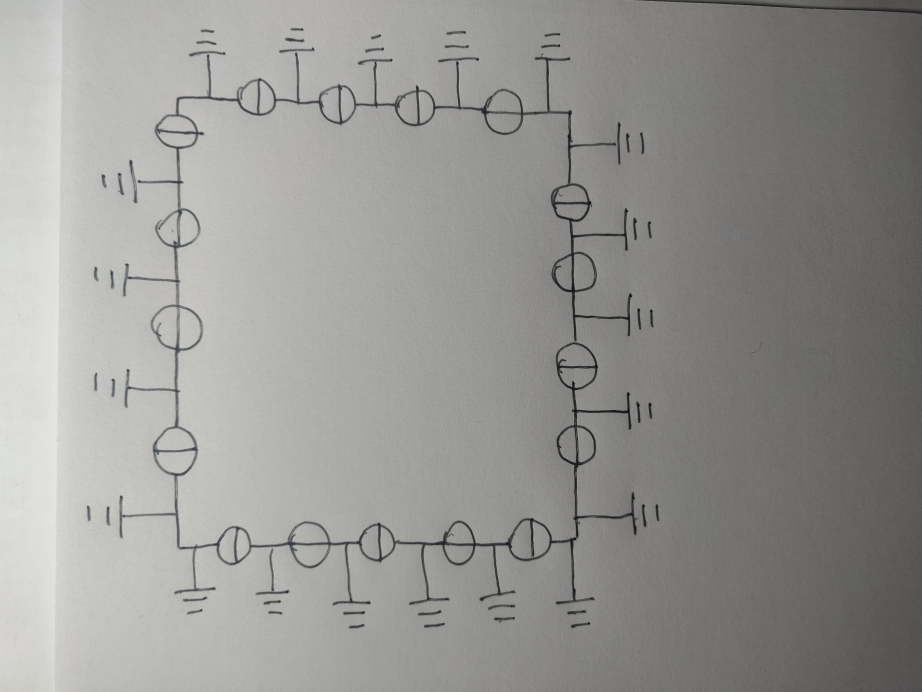
#> input picture data/valid/00_08.jpg, 4608 x 3456 px (shown at 1/5 size)
$ python augment.py 00_08.jpg
#> lines starting #> are read from the running program, lines starting #| are printed output that depends on the picture
#!/usr/bin/env python3
import sys
import os
import cv2 as cv

img_path = sys.argv[1]
orig = cv.imread(img_path)
#> orig is the input picture: shape (3456, 4608, 3); mean B, G, R 147.6, 150.5, 150.8

counter = 0


def make_name(name, rotation, flip):
    global counter

    name, ext = os.path.splitext(name)
    # return "{}_{:03d}_{}{}".format(
    #     name, rotation, "hflip" if flip else "nflip", ext
    # )

    nname = f"{name}_{counter:02d}{ext}"
    counter += 1
    return nname


img = orig.copy()
for rot in (90, 180, 270):
    img = cv.rotate(img, cv.ROTATE_90_CLOCKWISE)
    cv.imwrite(make_name(img_path, rot, flip=False), img)
#> this loop made 3 passes
#> pass 1, `img = cv.rotate(img, cv.ROTATE_90_CLOCKWISE)`:
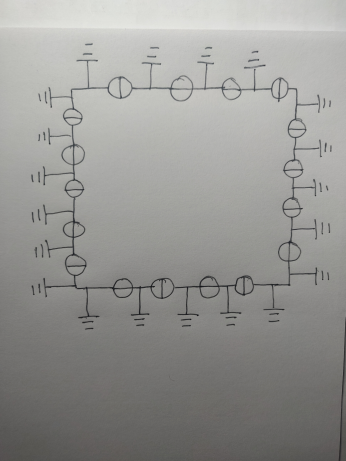
#> img: shape (4608, 3456, 3) (shown at 1/10 size); mean B, G, R 147.6, 150.5, 150.8
#> pass 2, `img = cv.rotate(img, cv.ROTATE_90_CLOCKWISE)`:
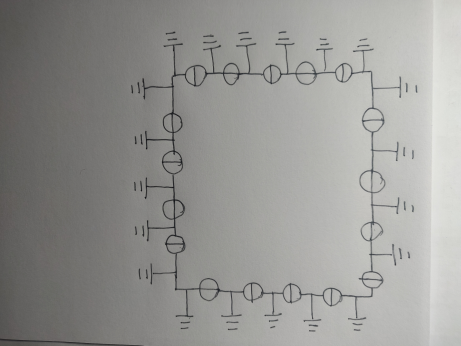
#> img: shape (3456, 4608, 3) (shown at 1/10 size); mean B, G, R 147.6, 150.5, 150.8
#> pass 3, `img = cv.rotate(img, cv.ROTATE_90_CLOCKWISE)`:
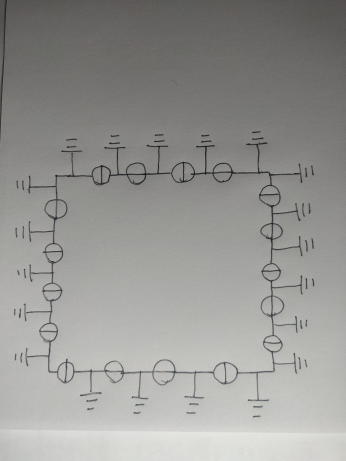
#> img: shape (4608, 3456, 3) (shown at 1/10 size); mean B, G, R 147.6, 150.5, 150.8


img = cv.flip(orig.copy(), +1)
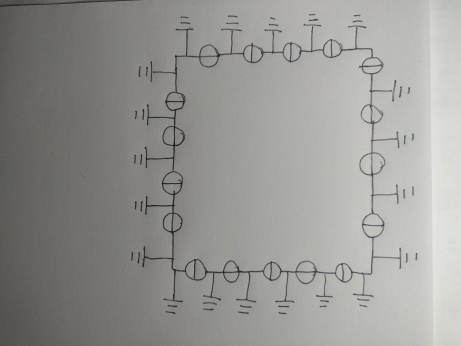
#> img: shape (3456, 4608, 3) (shown at 1/10 size); mean B, G, R 147.6, 150.5, 150.8
cv.imwrite(make_name(img_path, 0, flip=True), img)

for rot in (90, 180, 270):
    img = cv.rotate(img, cv.ROTATE_90_CLOCKWISE)
    cv.imwrite(make_name(img_path, rot, flip=True), img)
#> this loop made 3 passes
#> pass 1, `img = cv.rotate(img, cv.ROTATE_90_CLOCKWISE)`:
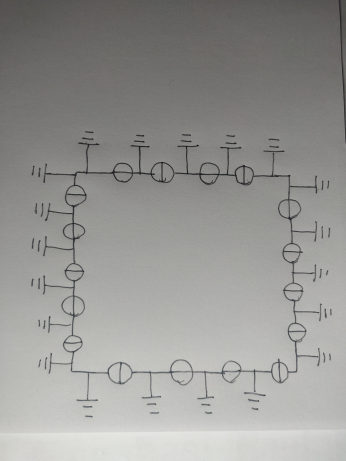
#> img: shape (4608, 3456, 3) (shown at 1/10 size); mean B, G, R 147.6, 150.5, 150.8
#> pass 2, `img = cv.rotate(img, cv.ROTATE_90_CLOCKWISE)`:
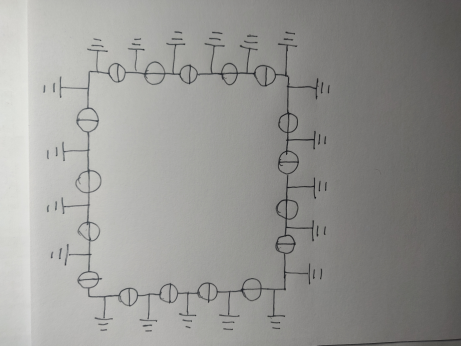
#> img: shape (3456, 4608, 3) (shown at 1/10 size); mean B, G, R 147.6, 150.5, 150.8
#> pass 3, `img = cv.rotate(img, cv.ROTATE_90_CLOCKWISE)`:
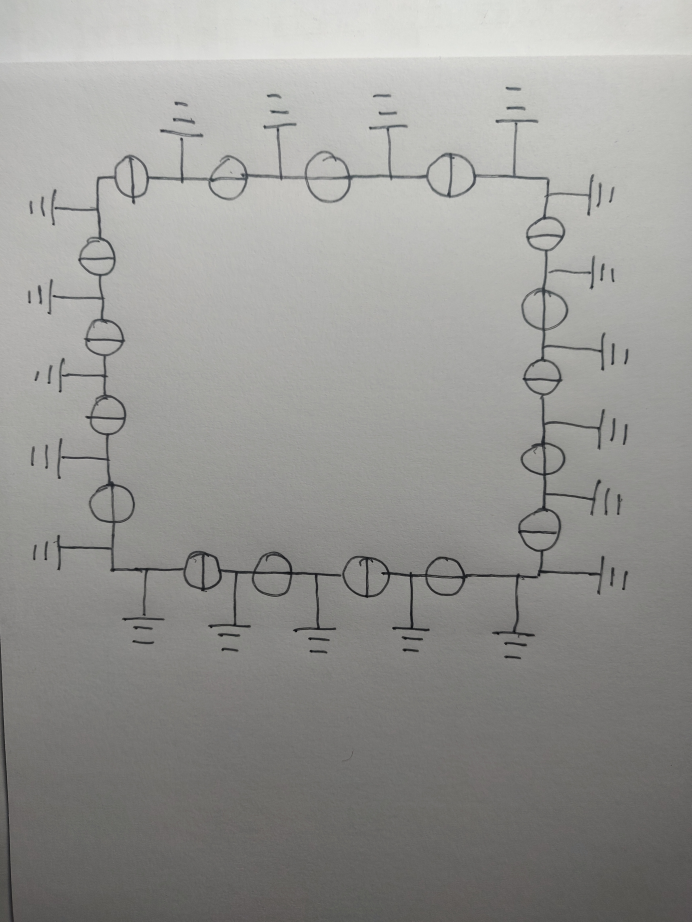
#> img: shape (4608, 3456, 3) (shown at 1/5 size); mean B, G, R 147.6, 150.5, 150.8

$ run again, on data/valid/00_19.jpg
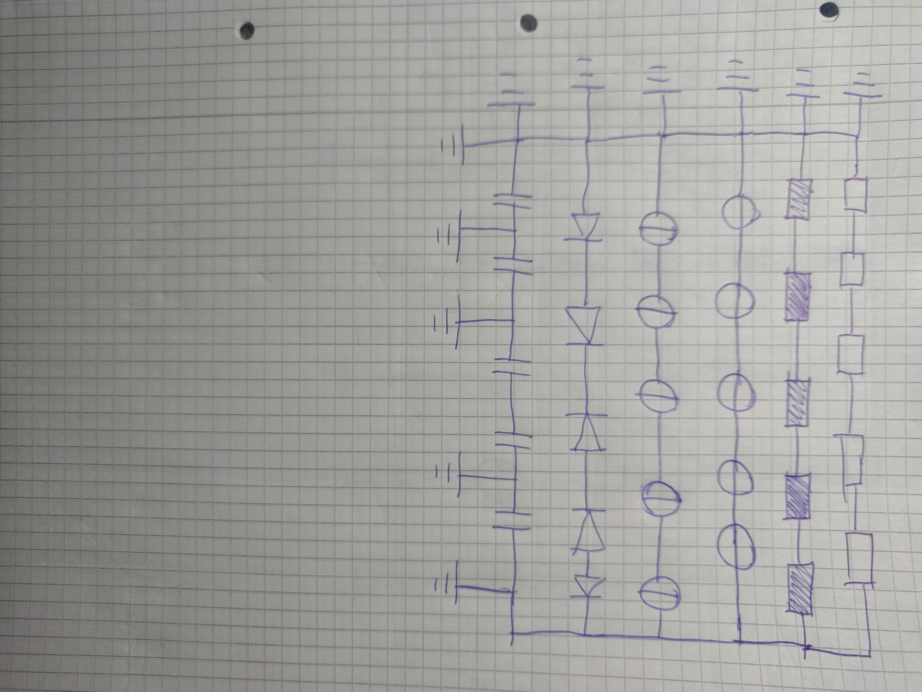
#> input picture data/valid/00_19.jpg, 4608 x 3456 px (shown at 1/5 size)
#> orig is the input picture: shape (3456, 4608, 3); mean B, G, R 156.6, 159.3, 159.6
#> the loop `for rot in (90, 180, 270):` made 3 passes
#> pass 1, `img = cv.rotate(img, cv.ROTATE_90_CLOCKWISE)`:
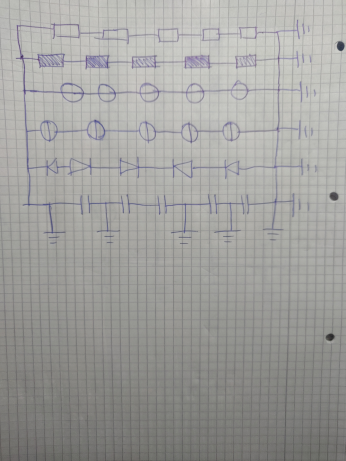
#> img: shape (4608, 3456, 3) (shown at 1/10 size); mean B, G, R 156.6, 159.3, 159.6
#> pass 3, `img = cv.rotate(img, cv.ROTATE_90_CLOCKWISE)`:
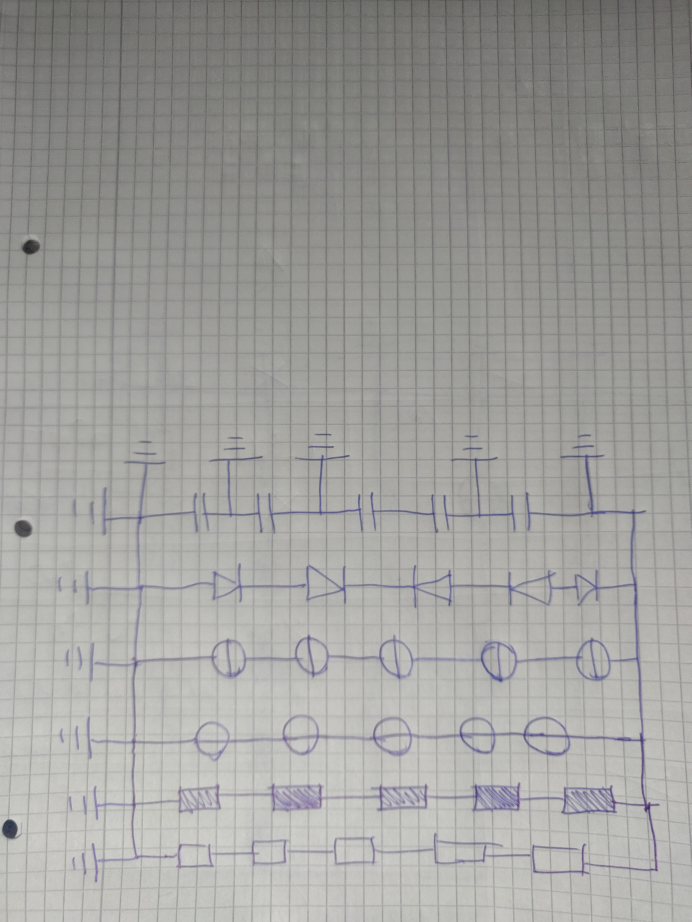
#> img: shape (4608, 3456, 3) (shown at 1/5 size); mean B, G, R 156.6, 159.3, 159.6

$ run again, on data/valid/05_01.jpg
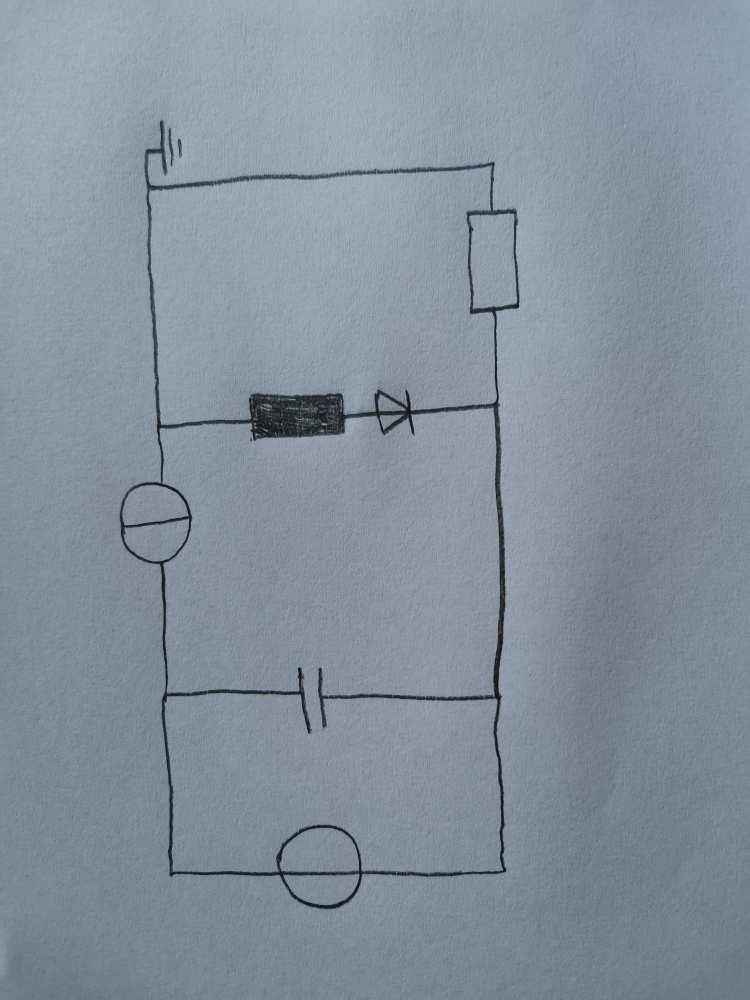
#> input picture data/valid/05_01.jpg, 3000 x 4000 px (shown at 1/4 size)
#> orig is the input picture: shape (4000, 3000, 3); mean B, G, R 157.9, 144.4, 131.9
#> the loop `for rot in (90, 180, 270):` made 3 passes
#> pass 1, `img = cv.rotate(img, cv.ROTATE_90_CLOCKWISE)`:
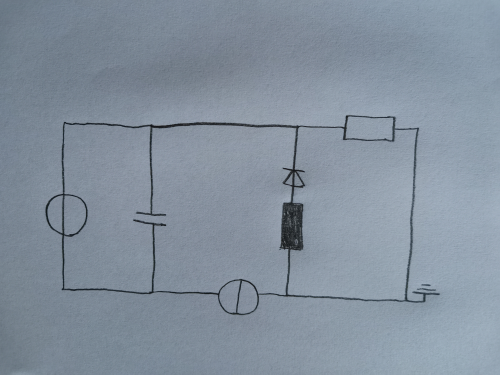
#> img: shape (3000, 4000, 3) (shown at 1/8 size); mean B, G, R 157.9, 144.4, 131.9
#> pass 3, `img = cv.rotate(img, cv.ROTATE_90_CLOCKWISE)`:
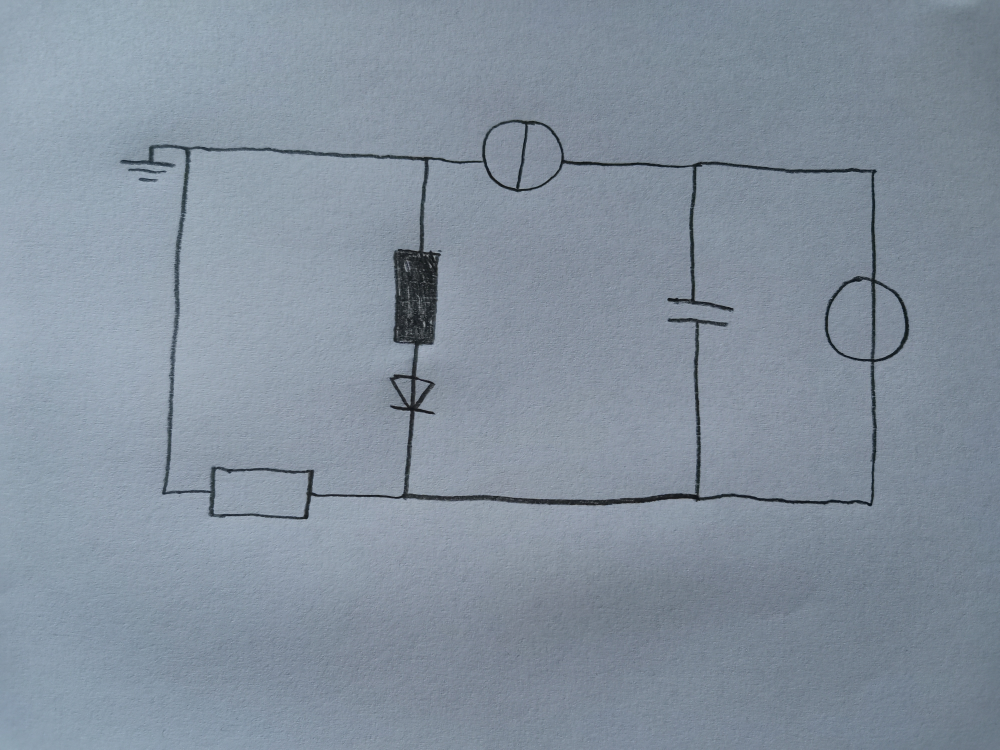
#> img: shape (3000, 4000, 3) (shown at 1/4 size); mean B, G, R 157.9, 144.4, 131.9
